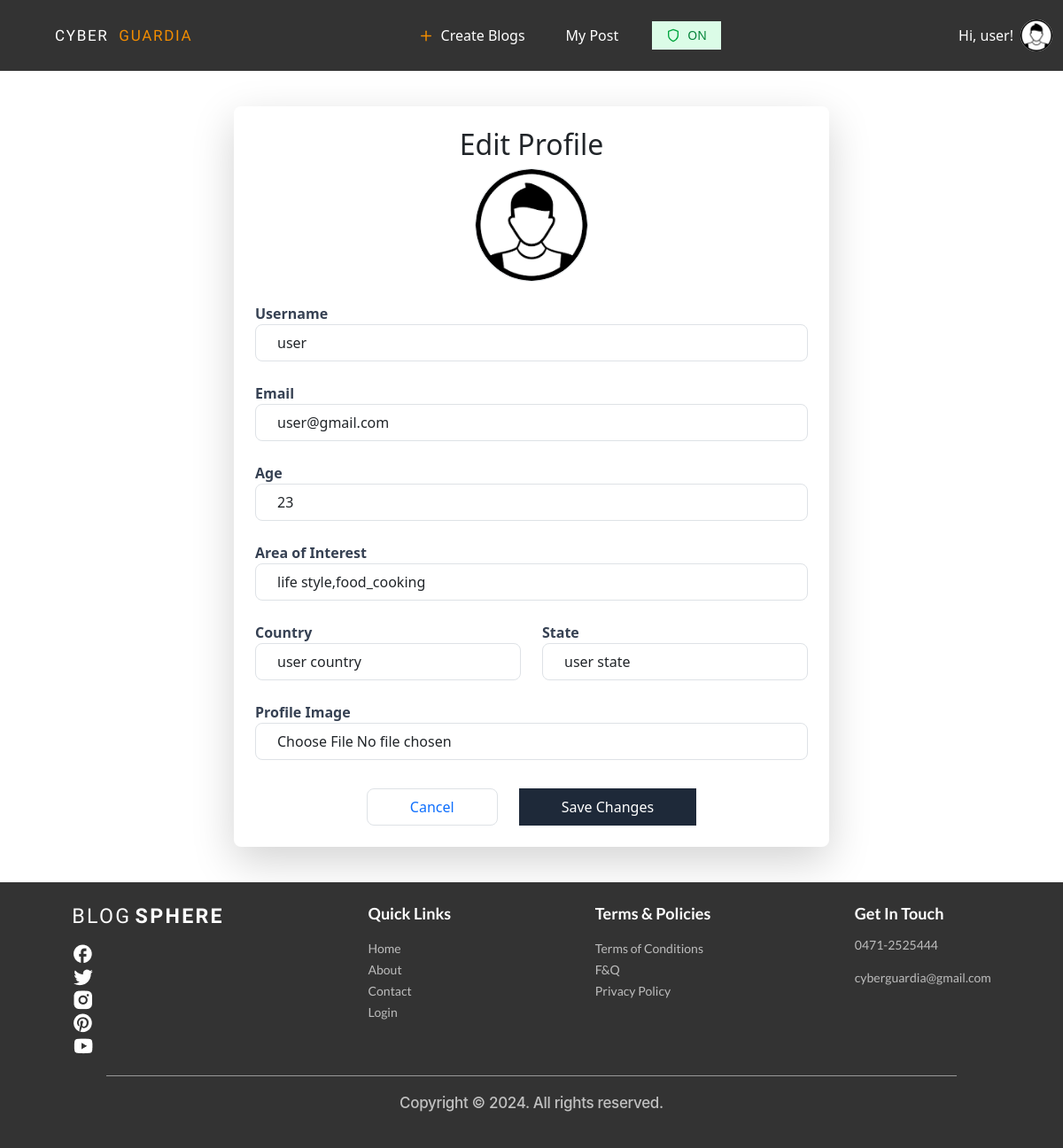
The page /edit/ (signed in) on the database its author committed.
### account/models.py (models this page shows)
class User(AbstractUser):
    USER_TYPE_CHOICES = (
        ('normal', 'Normal User'),
        ('advertiser', 'Advertiser'),
    )
    user_type = models.CharField(max_length=20, choices=USER_TYPE_CHOICES, default='normal')

### accounts/models.py (models this page shows, shortened)
class Profile(models.Model):
    user = models.OneToOneField(User, on_delete=models.CASCADE)
    area_of_interest = models.CharField(max_length=255, blank=True)
    age = models.IntegerField(null=True)
    country = models.CharField(max_length=20, null=True)
    state = models.CharField(max_length=20, null=True)
    safe_mode = models.BooleanField(default=True)
    profile_image = models.ImageField(upload_to='profile_images/', null=True, blank=True)

### accounts/views.py (the view)
# urls.py: path('edit/', edit_profile, name='edit_profile'),
@login_required
def edit_profile(request):
    user = request.user
    profile = user.profile
    if request.method == 'POST':
        form = EditProfileForm(request.POST, request.FILES, user=request.user)
        if form.is_valid():
            request.user.username = form.cleaned_data['username']
            request.user.email = form.cleaned_data['email']
            request.user.save()
            profile, created = Profile.objects.get_or_create(user=request.user)
            profile.age = form.cleaned_data['age']
            profile.country = form.cleaned_data['country']
            profile.state = form.cleaned_data['state']
            profile.area_of_interest = form.cleaned_data['area_of_interest']
            profile.profile_image = form.cleaned_data['profile_image']
            if 'profile_image' in request.FILES:
                profile.profile_image = request.FILES['profile_image']
            profile.save()
            user.save()
            messages.success(request, "Your profile has been updated successfully!")
            return redirect('user_profile', username=request.user.username)
        else:
            messages.error(request, "Please correct the errors below.")
    else:
        form = EditProfileForm(user=request.user)
    return render(request, 'accounts/edit_profile.html', {'form': form})

### accounts/templates/accounts/edit_profile.html (shortened to what this page needs)
{% extends "base.html" %}
{% block content %}
<main class="max-w-2xl mx-auto p-6 bg-white shadow-lg rounded-lg my-10">
    <div class="text-center mb-6">
        <h2 class="text-2xl font-bold text-gray-800">Edit Profile</h2>
        <img
            src="{{ user.profile.profile_image.url }}"
            alt="Profile Image"
            class="w-32 h-32 mx-auto rounded-full mb-4 border border-gray-300"
            onerror="this.src='/static/assets/Images/user_empty_profile.png';"
        />
    </div>
    <form method="POST" enctype="multipart/form-data" class="space-y-6">
        <div>
            <label class="block text-gray-700 font-semibold">Username</label>
            <input type="text" name="username" value="{{ form.username.value|default_if_none:'' }}"
                class="w-full px-4 py-2 border rounded-lg focus:outline-none focus:ring-2 border-gray-400 focus:ring-blue-500" required>
        </div>
        <div>
            <label class="block text-gray-700 font-semibold">Email</label>
            <input type="email" name="email" value="{{ form.email.value|default_if_none:'' }}"
                class="w-full px-4 py-2 border rounded-lg focus:outline-none focus:ring-2 border-gray-400 focus:ring-blue-500" required>
        </div>
        <div>
            <label class="block text-gray-700 font-semibold">Age</label>
            <input type="number" name="age" value="{{ form.age.value|default_if_none:'' }}"
                class="w-full px-4 py-2 border rounded-lg focus:outline-none focus:ring-2 border-gray-400 focus:ring-blue-500">
        </div>
        <div>
            <label class="block text-gray-700 font-semibold">Area of Interest</label>
            <input type="text" name="area_of_interest" value="{{ form.area_of_interest.value|default_if_none:'' }}"
                class="w-full px-4 py-2 border rounded-lg focus:outline-none focus:ring-2 border-gray-400 focus:ring-blue-500">
        </div>
        <div class="flex flex-col md:flex-row gap-4">
            <div class="w-full md:w-1/2">
                <label class="block text-gray-700 font-semibold">Country</label>
                <input type="text" name="country" value="{{ form.country.value|default_if_none:'' }}"
                    class="w-full px-4 py-2 border rounded-lg focus:outline-none focus:ring-2 border-gray-400 focus:ring-blue-500">
            </div>
            <div class="w-full md:w-1/2">
                <label class="block text-gray-700 font-semibold">State</label>
                <input type="text" name="state" value="{{ form.state.value|default_if_none:'' }}"
                    class="w-full px-4 py-2 border rounded-lg focus:outline-none focus:ring-2 border-gray-400 focus:ring-blue-500">
            </div>
        </div>
        <div>
            <label class="block text-gray-700 font-semibold">Profile Image</label>
            <input type="file" name="profile_image" class="w-full px-4 py-2 border rounded-lg focus:outline-none border-gray-400">
        </div>
        <div class="flex justify-center mt-8 gap-4">
            <a href="{% url 'user_profile' user.username %}"
                class="px-12 py-2 border border-gray-300 rounded-lg hover:bg-gray-50 transition-colors text-decoration-none">
                Cancel
            </a>
            <button type="submit"
                class="px-12 py-2 bg-gray-800 text-white rounded-lg hover:bg-gray-700 transition-colors">
                Save Changes
            </button>
        </div>
    </form>
</main>
{% endblock %}

### templates/base.html (shortened to what this page needs)
{% load static %}
<!doctype html>
<html>
    <head>
        <script src="https://cdn.jsdelivr.net/npm/@tailwindcss/browser@4"></script>
        <link
            rel="stylesheet"
            href="https://cdnjs.cloudflare.com/ajax/libs/font-awesome/6.0.0/css/all.min.css"
        />
        <link
            href="https://cdn.jsdelivr.net/npm/bootstrap@5.3.3/dist/css/bootstrap.min.css"
            rel="stylesheet"
        />
        <link
            rel="stylesheet"
            href="https://cdnjs.cloudflare.com/ajax/libs/font-awesome/6.7.2/css/fontawesome.min.css"
        />
        <link
            href="https://cdn.jsdelivr.net/npm/bootstrap-icons/font/bootstrap-icons.css"
            rel="stylesheet"
        />
        <link rel="stylesheet" href="{% static 'css/index.css' %}" />
        <link rel="stylesheet" href="font.css" />
    </head>
    <body class="min-h-screen flex flex-col">
        <nav class="navbar navbar-expand-sm">
            <div class="container-fluid">
                <a class="navbar-brand logo" href="{% url 'home' %}">
                    <span class="logo_Blog_Color">CYBER</span>&nbsp;
                    <span class="logo_color">GUARDIA</span>
                </a>
                <ul class="navbar-nav navbar_list mx-auto">
                    {% if request.user.user_type == 'normal' and not request.user.is_superuser %}
                    <li class="nav-item navbar_nav-item flex justify-center items-center">
                        <svg width="18" height="19" viewBox="0 0 18 19" fill="none" xmlns="http://www.w3.org/2000/svg">
                            <path d="M3.75 9.5H14.25" stroke="#F18C00" stroke-width="1.5" stroke-linecap="round" stroke-linejoin="round"/>
                            <path d="M9 4.25V14.75" stroke="#F18C00" stroke-width="1.5" stroke-linecap="round" stroke-linejoin="round"/>
                        </svg>
                        <a class="nav-link navbar_links" href="{% url 'create_post' %}">
                            Create Blogs
                        </a>
                    </li>
                    <li class="nav-item navbar_nav-item flex justify-center items-center">
                        <a class="nav-link navbar_links" href="{% url 'my_posts' user_id=user.id %}">
                            My Post
                        </a>
                    </li>
                    <li class="nav-item navbar_nav-item flex justify-center items-center">
                        <form action="{% url 'toggle_safe_mode' %}" method="POST" class="m-0">
                            <button type="submit" class="flex items-center gap-2 px-3 py-1.5 rounded-full transition-all duration-300 {% if request.user.profile.safe_mode %}bg-green-100 hover:bg-green-200{% else %}bg-red-100 hover:bg-red-200{% endif %}">
                                <svg width="16" height="16" viewBox="0 0 24 24" fill="none" stroke="currentColor" stroke-width="2" stroke-linecap="round" stroke-linejoin="round" class="{% if request.user.profile.safe_mode %}text-green-600{% else %}text-red-600{% endif %}">
                                    <path d="M12 22s8-4 8-10V5l-8-3-8 3v7c0 6 8 10 8 10z"/>
                                </svg>
                                <span class="text-sm font-medium {% if request.user.profile.safe_mode %}text-green-700{% else %}text-red-700{% endif %}">
                                     {% if request.user.profile.safe_mode %}ON{% else %}OFF{% endif %}
                                </span>
                            </button>
                        </form>
                    </li>
                    {% endif %}
                </ul>
                <div class="d-flex ms-auto">
                    {% if request.user.is_authenticated %}
                    <div class="relative" id="profile-dropdown">
                        <button onclick="toggleProfileMenu()" class="flex items-center gap-2 hover:text-orange-500 transition-colors cursor-pointer">
                            <div class="flex items-center gap-2">
                                <span class="nav-link navbar_links">Hi, {{user.username}}!</span>
                                <img src="{% if user.profile.profile_image %}{{ user.profile.profile_image.url }}{% else %}{% static 'Images/images.png' %}{% endif %}" alt="Profile" class="w-9 h-9 rounded-full"/>
                            </div>
                        </button>
                    </div>
                    {% endif %}
                </div>
            </div>
        </nav>
        {% block content %}
        {% endblock content %}
        <div class="footerBG mt-auto py-4">
            <div class="footerComponents">
                <div class="footer_sec_one">
                    <p>
                        <span class="footer_blog_color">BLOG</span>
                        <span class="footer_sphere_color">SPHERE</span>
                    </p>
                    <div class="footerIcons">
                        <a href="https://www.facebook.com/login/" target="_blank" rel="noopener noreferrer">
                            <img class="IconSpacing" src="{% static 'Images/fb.png' %}" alt="Facebook"/>
                        </a>
                        <a href="https://x.com/i/flow/login?lang=en&mx=2" target="_blank" rel="noopener noreferrer">
                            <img class="IconSpacing" src="{% static 'Images/twitter.png' %}" alt="Twitter"/>
                        </a>
                        <a href="https://www.instagram.com/accounts/emailsignup/" target="_blank" rel="noopener noreferrer">
                            <img class="IconSpacing" src="{% static 'Images/insta.png' %}" alt="Instagram"/>
                        </a>
                        <a href="https://in.pinterest.com/login/" target="_blank" rel="noopener noreferrer">
                            <img class="IconSpacing" src="{% static 'Images/pinterest.png' %}" alt="Pinterest"/>
                        </a>
                        <a href="https://www.youtube.com/account" target="_blank" rel="noopener noreferrer">
                            <img class="IconSpacing" src="{% static 'Images/ytb.png' %}" alt="YouTube"/>
                        </a>
                    </div>
                </div>
                <div class="footer_sec_two">
                    <p class="footer_QuickLinks">Quick Links</p>
                    <ul>
                        <li><a class="footerList" href="/">Home</a></li>
                        <li><a class="footerList" href="/about">About</a></li>
                        <li><a class="footerList" href="/contact">Contact</a></li>
                        <li><a class="footerList" href="/login">Login</a></li>
                    </ul>
                </div>
                <div class="footer_sec_three">
                    <p class="footer_terms_and_polices">Terms & Policies</p>
                    <ul>
                        <li><a class="footerList" href="/terms-of-conditions">Terms of Conditions</a></li>
                        <li><a class="footerList" href="/f&q">F&Q</a></li>
                        <li><a class="footerList" href="/privacy-policy">Privacy Policy</a></li>
                    </ul>
                </div>
                <div class="footer_sec_four">
                    <p class="footer_get_in_touch">Get In Touch</p>
                    <ul>
                        <li class="footerList">0471-2525444</li>
                        <li class="footerList">cyberguardia@gmail.com</li>
                    </ul>
                </div>
            </div>
            <hr class="footer_bottom_line" />
            <p class="Footer_copyright">
                Copyright &copy; 2024. All rights reserved.
            </p>
        </div>
</body>
</html>

### rows shown on the page
User: username "user", profile_image (picture), profile.profile_image (picture), email "user@gmail.com"
Profile: area_of_interest "life style,food_cooking", country "user country", state "user state"
